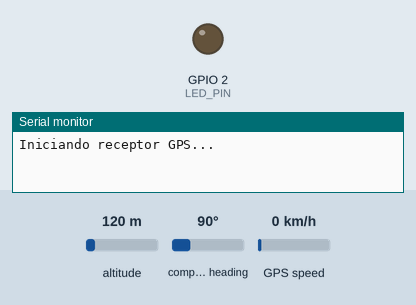
A sketch run on a simulated ESP32. Shown: output pins drawn as LEDs (lit = HIGH), the last lines printed to the serial monitor. The test bench sets the inputs (shaded band); at power-on: altitude 120 m, compass heading 90°, GPS speed 0 km/h. The GPS gets a fix after 3 s at 37.7749, -122.4194 with 8 satellites.

Above: at 0.0 s.
At 1.1 s:
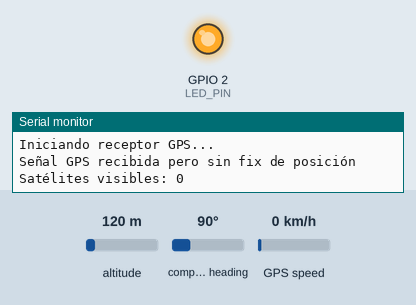
Timing chart, 0 to 5.3 s (numbered marks = the images above):
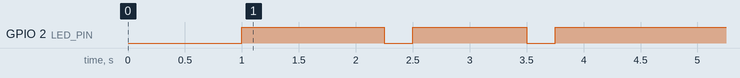

Measured:
- by itself, GPIO 2 (LED_PIN): goes HIGH 1.3 s, LOW 0.25 s, HIGH 1.0 s, LOW 0.25 s, then HIGH

The sketch:

ESP32_NEO6M.ino
```cpp
#include <TinyGPS++.h>
#include <HardwareSerial.h>

#define RXD2 16
#define TXD2 17
#define LED_PIN 2  // Usaremos el LED integrado en la mayoría de placas ESP32

HardwareSerial neogps(1);
TinyGPSPlus gps;

void setup()
{
  Serial.begin(115200);
  neogps.begin(9600, SERIAL_8N1, RXD2, TXD2);
  pinMode(LED_PIN, OUTPUT);
  Serial.println("Iniciando receptor GPS...");
}

void loop()
{
  boolean newData = false;

  // Leer datos durante 1 segundo
  for (unsigned long start = millis(); millis() - start < 1000;)
  {
    while (neogps.available())
    {
      if (gps.encode(neogps.read()))
      {
        newData = true;
      }
    }
  }

  if(newData)
  {
    Visualizacion_Serial();
    // Si hay datos válidos, LED encendido fijo
    digitalWrite(LED_PIN, HIGH);
  }
  else
  {
    Serial.println("Esperando señal GPS...");
    // Si no hay señal, LED parpadeando
    digitalWrite(LED_PIN, !digitalRead(LED_PIN));
    delay(500);
  }
}

void Visualizacion_Serial(void)
{
  if (gps.location.isValid())
  {
    Serial.print("Lat: ");
    Serial.print(gps.location.lat(), 6);
    Serial.print(", Lon: ");
    Serial.println(gps.location.lng(), 6);

    Serial.print("Velocidad: ");
    Serial.print(gps.speed.kmph());
    Serial.println(" km/h");

    Serial.print("Satélites: ");
    Serial.println(gps.satellites.value());

    Serial.print("Altitud: ");
    Serial.print(gps.altitude.meters(), 0);
    Serial.println(" m");

    Serial.print("Fecha: ");
    Serial.print(gps.date.day());
    Serial.print("/");
    Serial.print(gps.date.month());
    Serial.print("/");
    Serial.println(gps.date.year());

    Serial.print("Hora (UTC): ");
    if(gps.time.hour() < 10) Serial.print("0");
    Serial.print(gps.time.hour());
    Serial.print(":");
    if(gps.time.minute() < 10) Serial.print("0");
    Serial.print(gps.time.minute());
    Serial.print(":");
    if(gps.time.second() < 10) Serial.print("0");
    Serial.println(gps.time.second());

    Serial.println("---------------------------");
  }
  else
  {
    Serial.println("Señal GPS recibida pero sin fix de posición");
    Serial.print("Satélites visibles: ");
    Serial.println(gps.satellites.value());
    // LED parpadeando rápidamente cuando hay señal pero no fix
    digitalWrite(LED_PIN, !digitalRead(LED_PIN));
    delay(250);
  }
}
```
